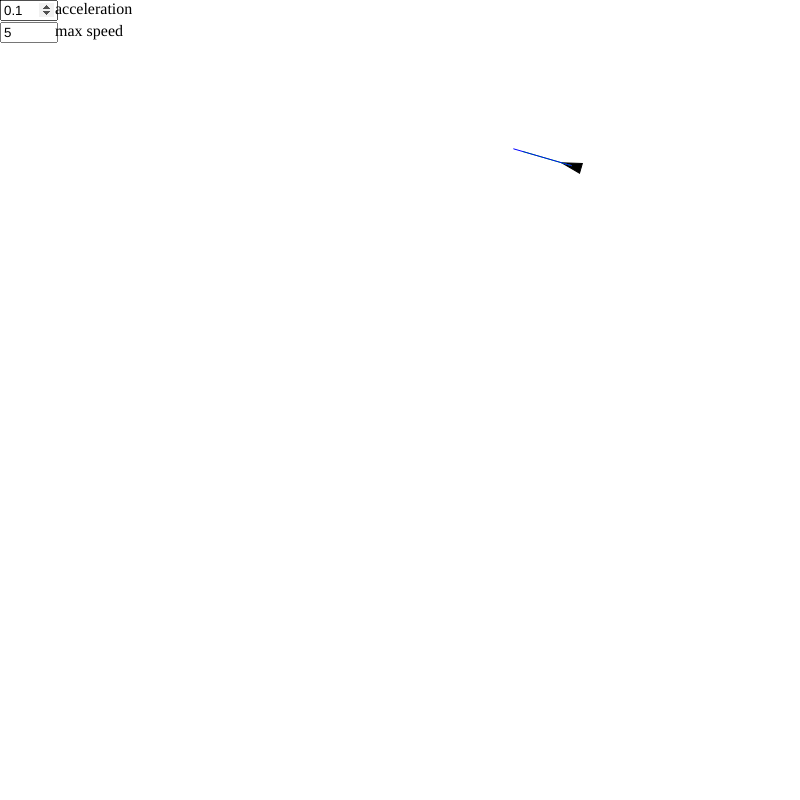
Frame 1 (no input)
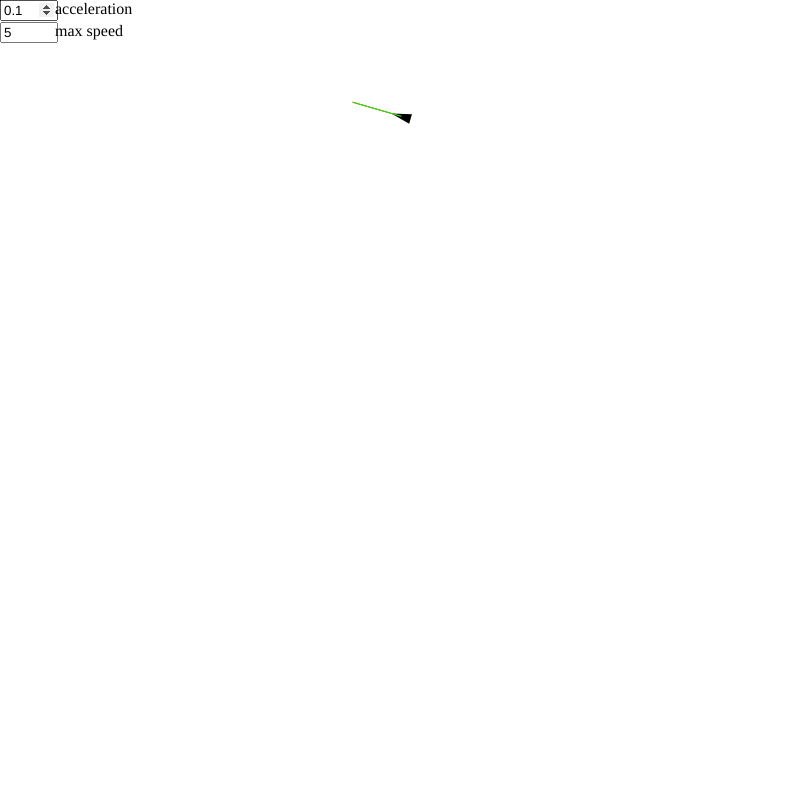
Frame 60 (no input)
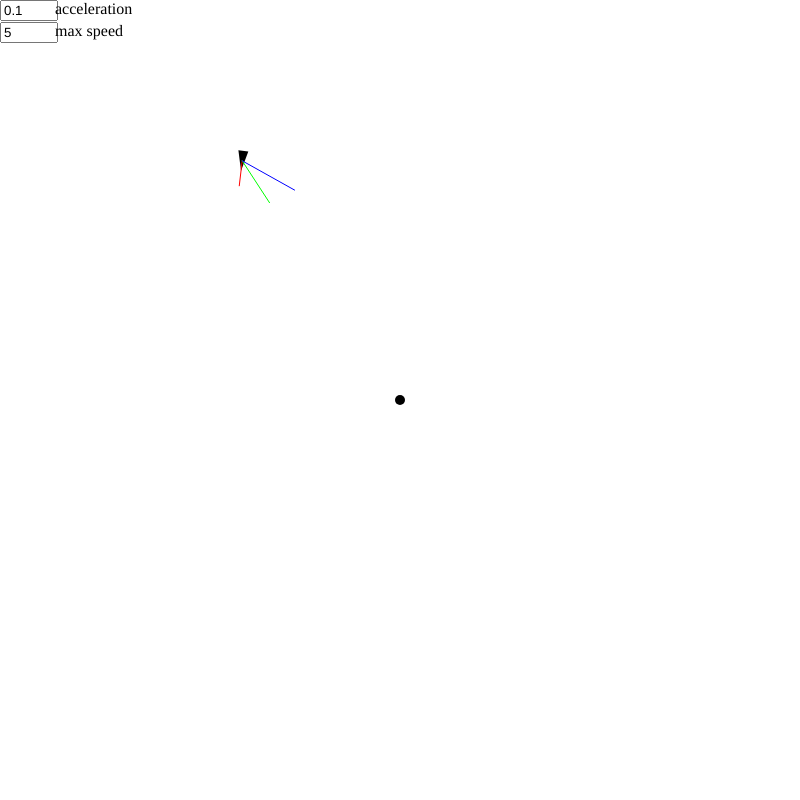
Frame 120 (the mouse pressed at the canvas centre since frame 60)

The p5.js sketch that drew these frames (run headless with seeded random() and noise() and a simulated clock; from frame 60 on, the mouse is pressed at the canvas centre):

// p5.js sketch
// ── sketch.js


function createVehicle() {
  return {
    position: createVector(random(width), random(height)),
    velocity: createVector(),
    acceleration: 0.1,
    maxSpeed: 5
  }
}

let accelField;
let maxSpeedField;

let vehicle;

let fieldY = 0;
function createNumField(label, placeholder, callback) {
  let field = createInput(placeholder, 'number');
  field.position(0, fieldY);
  field.size(50);

  let labelP = createSpan(label);
  labelP.position(55, fieldY);

  fieldY += 22;

  field.input(callback);
  return field;
}

function setup() {
  createCanvas(800, 800);
  vehicle = createVehicle();

  accelField = createNumField('acceleration', vehicle.acceleration, () => vehicle.acceleration = parseFloat(accelField.value()));
  maxSpeedField = createNumField('max speed', vehicle.maxSpeed, () => vehicle.maxSpeed = parseFloat(maxSpeedField.value()));
}

function draw() {
  // Chasing
  let mouse = createVector(mouseX, mouseY);
  let desiredVel = p5.Vector.sub(mouse, vehicle.position);
  desiredVel.setMag(vehicle.maxSpeed);
  let steerVec = p5.Vector.sub(desiredVel, vehicle.velocity);
  steerVec.limit(vehicle.acceleration);

  vehicle.velocity.add(steerVec);
  vehicle.position.add(vehicle.velocity);

  // Borders
  if (vehicle.position.x > width) {
    vehicle.position.x = width;
    vehicle.velocity.x = 0;
  }
  else if (vehicle.position.x < 0) {
    vehicle.position.x = 0;
    vehicle.velocity.x = 0;
  }
  if (vehicle.position.y > height) {
    vehicle.position.y = height;
    vehicle.velocity.y = 0;
  }
  else if (vehicle.position.y < 0) {
    vehicle.position.y = 0;
    vehicle.velocity.y = 0;
  }


  background(255);
  fill(0);

  drawVehicle(vehicle);
  drawVectors(vehicle, desiredVel, steerVec);

  circle(mouse.x, mouse.y, 10);
}

function drawVehicle(vehicle) {
  let angle = Math.atan2(vehicle.velocity.y, vehicle.velocity.x);

  push();
  translate(vehicle.position);
  rotate(angle);
  triangle(-10, -5, -10, 5, 10, 0);
  pop();
}

function drawVectors(vehicle, desiredVel, steerVec) {
  strokeWeight(1);
  let scale = 10;

  let normalizedSteerVec = steerVec.copy();
  normalizedSteerVec.normalize().mult(vehicle.acceleration * 60);

  stroke(255, 0, 0);
  line(
    vehicle.position.x,
    vehicle.position.y,
    vehicle.position.x + vehicle.velocity.x * scale,
    vehicle.position.y + vehicle.velocity.y * scale);

  stroke(0, 255, 0);
  line(vehicle.position.x,
    vehicle.position.y,
    vehicle.position.x + desiredVel.x * scale,
    vehicle.position.y + desiredVel.y * scale);

  if (steerVec.mag() > 0.001) {
    stroke(0, 0, 255);
    line(vehicle.position.x,
      vehicle.position.y,
      vehicle.position.x + normalizedSteerVec.x * scale,
      vehicle.position.y + normalizedSteerVec.y * scale);
  }


  strokeWeight(0);
}
